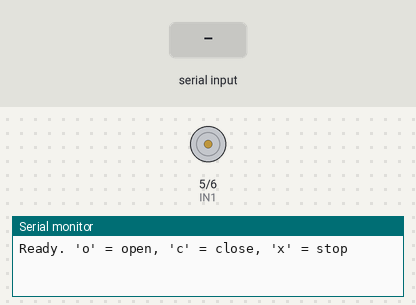
A sketch run on a simulated Arduino Uno, built with avr-gcc and run on an emulated ATmega328P. On the bench: motor-driver pin pairs drawn as motors (green arrow = first pin HIGH = forward, orange = second pin HIGH = backward, longer = more drive, scaled by the enable pin), the last lines printed to the serial monitor. The inputs (shaded band) are chosen by the test bench.

Above: at 1.2 s.
1.3 s: "o" received over Serial
At 1.9 s:
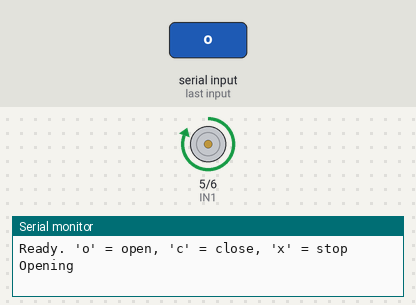
2.8 s: "c" received over Serial
At 4.0 s:
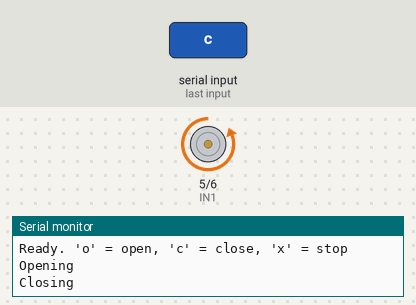
4.3 s: "x" received over Serial
At 5.4 s:
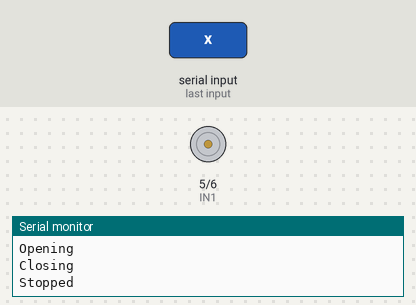
Timing chart, 0 to 7.3 s (numbered marks = the images above; inputs shaded):
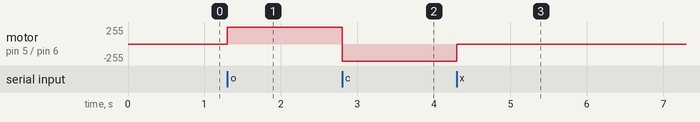

Measured:
- after the input at 1.3 s, motor on pin 5 (IN1) / pin 6 (IN2): stopped → forward 255/255 at once
- after the input at 2.8 s, motor on pin 5 (IN1) / pin 6 (IN2): forward 255/255 → backward 255/255 at once
- after the input at 4.3 s, motor on pin 5 (IN1) / pin 6 (IN2): backward 255/255 → stopped at once

The sketch:

Finger-tester.ino
```cpp
// N20 motor - simple open/close test
const int IN1 = 5;
const int IN2 = 6;
const int ENA = 9;

int testSpeed = 700; // 0-255

void setup() {
  Serial.begin(115200);
  pinMode(IN1, OUTPUT);
  pinMode(IN2, OUTPUT);
  pinMode(ENA, OUTPUT);
  digitalWrite(IN1, LOW);
  digitalWrite(IN2, LOW);
  analogWrite(ENA, 0);
  Serial.println("Ready. 'o' = open, 'c' = close, 'x' = stop");
}

void loop() {
  if (Serial.available()) {
    char cmd = Serial.read();

    if (cmd == 'o') {
      digitalWrite(IN1, HIGH);
      digitalWrite(IN2, LOW);
      analogWrite(ENA, testSpeed);
      Serial.println("Opening");
    }
    else if (cmd == 'c') {
      digitalWrite(IN1, LOW);
      digitalWrite(IN2, HIGH);
      analogWrite(ENA, testSpeed);
      Serial.println("Closing");
    }
    else if (cmd == 'x') {
      digitalWrite(IN1, LOW);
      digitalWrite(IN2, LOW);
      analogWrite(ENA, 0);
      Serial.println("Stopped");
    }
  }
}
```
